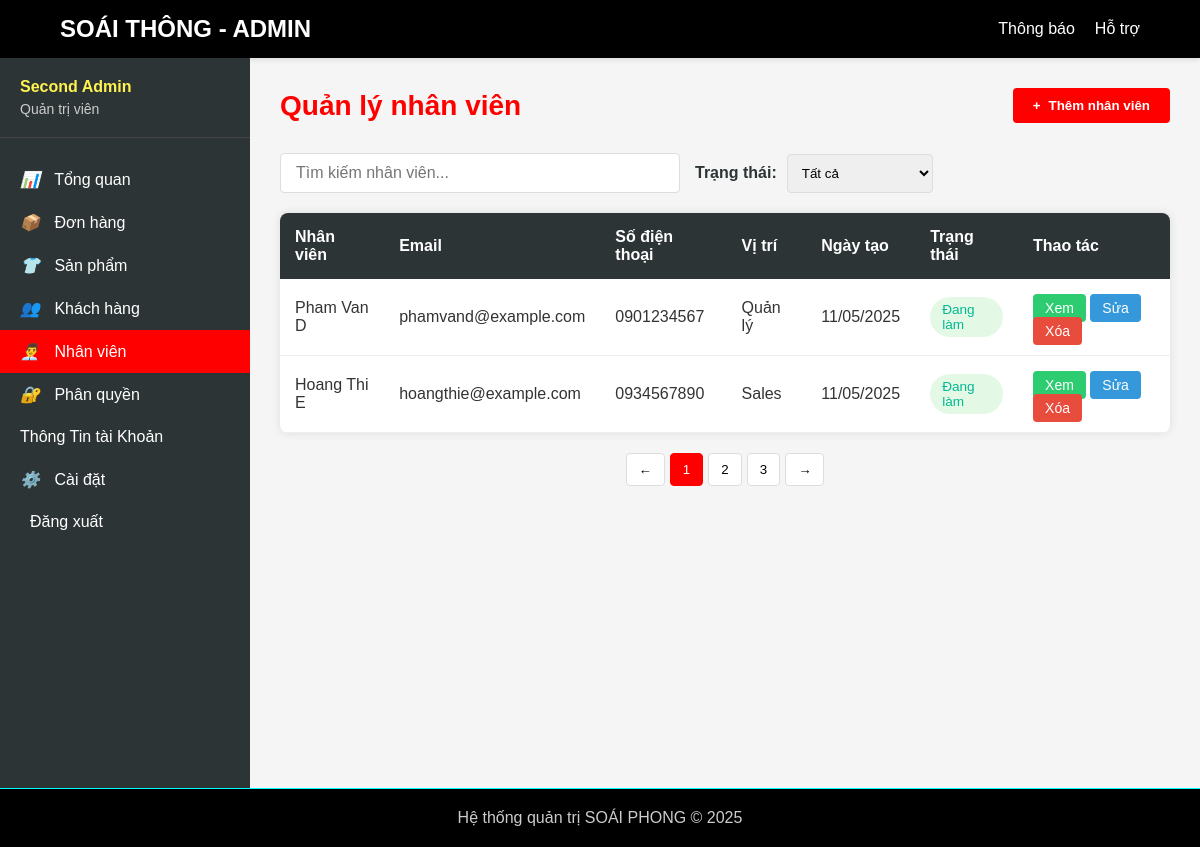
Page /admin/manage_employees.php (signed in) on the committed database.
### tables this page shows
CREATE TABLE employees (
    id INT AUTO_INCREMENT PRIMARY KEY,
    name VARCHAR(255) NOT NULL,
    email VARCHAR(255) NOT NULL UNIQUE,
    phone VARCHAR(20) NOT NULL,
    date_of_birth DATE NOT NULL,
    address TEXT NOT NULL,
    password VARCHAR(255) NOT NULL,
    position VARCHAR(50) NOT NULL,
    status VARCHAR(50) NOT NULL DEFAULT 'active',
    role ENUM('staff') NOT NULL DEFAULT 'staff',
    avatar VARCHAR(255),
    created_at TIMESTAMP DEFAULT CURRENT_TIMESTAMP
);

### admin/manage_employees.php (the view, shortened to what this page needs)
<?php
include('../includes/database.php');
$sql = "SELECT * FROM employees";
$stmt = $conn->prepare($sql);
$stmt->execute();
$result = $stmt->get_result();
$employees = $result->fetch_all(MYSQLI_ASSOC);
?>
<?php require_once('../admin/header/admin-header.php'); ?>
<!DOCTYPE html>
<html lang="vi">
<head>
    <link rel="stylesheet" href="../assets/css/admin/manage_employees.css">
</head>
<body>
    <div class="admin-container">
        <?php require_once('../admin/sidebar/admin_sidebar.php'); ?>
        <div class="admin-content">
            <div class="page-header">
                <h1 class="page-title">Quản lý nhân viên</h1>
                <button class="btn-add" id="addEmployeeBtn">
                    <span>+</span> Thêm nhân viên
                </button>
            </div>
            <div class="employee-actions">
                <input type="text" class="search-box" placeholder="Tìm kiếm nhân viên...">
                <div class="filter-group">
                    <label for="status-filter">Trạng thái:</label>
                    <select id="status-filter">
                        <option value="all">Tất cả</option>
                    </select>
                </div>
            </div>
            <table class="employees-table">
                <thead>
                    <tr>
                        <th>Nhân viên</th>
                        <th>Email</th>
                        <th>Số điện thoại</th>
                        <th>Vị trí</th>
                        <th>Ngày tạo</th>
                        <th>Trạng thái</th>
                        <th>Thao tác</th>
                    </tr>
                </thead>
                <tbody>
                <tbody>
                    <?php foreach ($employees as $employee): ?>
                        <?php
                        $statusClass = $employee['status'] == 'active' ? 'status-active' : 'status-inactive';
                        $statusText = $employee['status'] == 'active' ? 'Đang làm' : 'Đã Nghỉ làm';
                        $positionMap = [
                            'Manager' => 'Quản lý',
                            'Sales Staff' => 'Nhân viên bán hàng',
                            'Warehouse Staff' => 'Nhân viên kho',
                            'Delivery Staff' => 'Nhân viên giao hàng',
                            'Customer Service' => 'Nhân viên CSKH'
                        ];
                        $positionInVietnamese = isset($positionMap[$employee['position']]) ? $positionMap[$employee['position']] : $employee['position'];
                        ?>
                        <tr data-id="<?php echo $employee['id']; ?>"
                            data-posion="<?php echo htmlspecialchars($employee['position']); ?>"
                            data-address="<?php echo htmlspecialchars($employee['address']); ?>"
                            data-birthday="<?php echo htmlspecialchars($employee['date_of_birth']); ?>"
                            data-avatar="<?php echo htmlspecialchars($employee['avatar'] ? '../assets/avatar/' . $employee['avatar'] : '../assets/avatar/default-avatar.png'); ?>">
                            <td><?php echo htmlspecialchars($employee['name']); ?></td>
                            <td><?php echo htmlspecialchars($employee['email']); ?></td>
                            <td><?php echo htmlspecialchars($employee['phone']); ?></td>
                            <td><?php echo $positionInVietnamese; ?></td>
                            <td><?php echo date('d/m/Y', strtotime($employee['created_at'])); ?></td>
                            <td><span class="employee-status <?php echo $statusClass; ?>"><?php echo $statusText; ?></span></td>
                            <td>
                                <button class="action-btn btn-view">Xem</button>
                                <button class="action-btn btn-edit" id="">Sửa</button>
                                <a href="delete_employees.php?id=<?php echo $employee['id']; ?>" class="action-btn btn-delete">Xóa</a>
                            </td>
                        </tr>
                    <?php endforeach; ?>
                </tbody>
            </table>
            <div class="pagination">
                <button class="pagination-btn">←</button>
                <button class="pagination-btn active">1</button>
                <button class="pagination-btn">2</button>
                <button class="pagination-btn">3</button>
                <button class="pagination-btn">→</button>
            </div>
        </div>
    </div>
</body>
</html>
<?php require_once('../admin/footer/admin-footer.php'); ?>

### admin/header/admin-header.php (shortened to what this page needs)
<!DOCTYPE html>
<html lang="en">
<head>
    <link rel="stylesheet" href="/assets/css/admin/header/admin-header.css">
</head>
<body>
    <header>
        <div class="header-container">
            <div class="logo">SOÁI THÔNG - ADMIN</div>
            <ul class="admin-menu">
                <li><a href="#">Thông báo</a></li>
                <li><a href="#">Hỗ trợ</a></li>
            </ul>
        </div>
    </header>
</body>
</html>

### admin/sidebar/admin_sidebar.php (shortened to what this page needs)
<link rel="stylesheet" href="../assets/css/admin/manage_employees.css">
<div class="admin-sidebar">
    <div class="sidebar-header">
        <div class="admin-name"><?php echo isset($_SESSION['user']) ? htmlspecialchars($_SESSION['user']['name']) : 'Admin'; ?></div>
        <div class="admin-role">Quản trị viên</div>
    </div>
    <ul class="sidebar-menu">
        <?php
        $current_page = basename($_SERVER['PHP_SELF']);
        ?>
        <li><a href="dashboard.php" class="<?php echo $current_page == 'dashboard.php' ? 'active' : ''; ?>"><i>📊</i> Tổng quan</a></li>
        <li><a href="#" class="<?php echo $current_page == '#' ? 'active' : ''; ?>"><i>📦</i> Đơn hàng</a></li>
        <li><a href="../admin/manage_products.php" class="<?php echo $current_page == 'manage_products.php' ? 'active' : ''; ?>"><i>👕</i> Sản phẩm</a></li>
        <li><a href="../admin/manege_customer.php" class="<?php echo $current_page == 'manege_customer.php' ? 'active' : ''; ?>"><i>👥</i> Khách hàng</a></li>
        <li><a href="../admin/manage_employees.php" class="<?php echo $current_page == 'manage_employees.php' ? 'active' : ''; ?>"><i>👨‍💼</i> Nhân viên</a></li>
        <li><a href="../admin/manage_roles.php" class="<?php echo $current_page == 'manage_roles.php' ? 'active' : ''; ?>"><i>🔐</i> Phân quyền</a></li>
        <li><a href="../admin/acount_admin.php" class="<?php echo $current_page == 'acount_admin.php' ? 'active' : ''; ?>">Thông Tin tài Khoản</a></li>
        <li><a href="../admin/admin_setting.php" class="<?php echo $current_page == 'admin_setting.php' ? 'active' : ''; ?>"><i>⚙️</i> Cài đặt</a></li>
        <li>
            <?php
            if (isset($_SESSION['user'])) {
                echo '<a href="logout.php" class="logout-btn"><i class="fas fa-sign-out-alt"></i> Đăng xuất</a>';
            } else {
                echo '<a href="../login/index.php" class="login-btn"><i class="fas fa-sign-in-alt"></i> Đăng nhập</a>';
            }
            ?>
        </li>
    </ul>
</div>

### admin/footer/admin-footer.php (shortened to what this page needs)
<!DOCTYPE html>
<html lang="en">
<head>
    <link rel="stylesheet" href="/assets/css/admin/footer/admin-footer.css">
</head>
<body>
    <footer>
        <p>Hệ thống quản trị SOÁI PHONG &copy; 2025</p>
    </footer>
</body>
</html>

### assets/css/admin/header/admin-header.css (style rules this page uses)
* { margin: 0; padding: 0; box-sizing: border-box; font-family: 'Arial', sans-serif; }
body { background-color: #f5f5f5; color: #333; }
header { background-color: #000000; color: #FFFFFF; padding: 15px 0; box-shadow: 0 2px 5px rgba(0, 0, 0, 0.1); }
.header-container { width: 90%; max-width: 1200px; margin: 0 auto; display: flex; justify-content: space-between; align-items: center; }
.logo { font-size: 24px; font-weight: bold; color: #ffffff; }
.admin-menu { display: flex; list-style: none; }
.admin-menu li { margin-left: 20px; }
.admin-menu a { color: #FFFFFF; text-decoration: none; transition: color 0.3s; }

### assets/css/admin/manage_employees.css (style rules this page uses)
* { margin: 0; padding: 0; box-sizing: border-box; font-family: 'Arial', sans-serif; }
body { background-color: #f5f5f5; color: #333; }
.admin-container { display: flex; min-height: calc(100vh - 70px); }
.admin-sidebar { width: 250px; background-color: #2D3436; color: #FFFFFF; padding: 20px 0; }
.sidebar-header { padding: 0 20px 20px; border-bottom: 1px solid #444; margin-bottom: 20px; }
.sidebar-header .admin-name { font-weight: bold; margin-bottom: 5px; color: #FFF44F; }
.sidebar-header .admin-role { font-size: 14px; color: #CCCCCC; }
.sidebar-menu { list-style: none; }
.sidebar-menu li a { display: block; padding: 12px 20px; color: #FFFFFF; text-decoration: none; transition: all 0.3s; }
.sidebar-menu li a:hover, .sidebar-menu li a.active { background-color: #FF0000; }
.sidebar-menu li a i { margin-right: 10px; width: 20px; text-align: center; }
.admin-content { flex: 1; padding: 30px; }
.page-header { display: flex; justify-content: space-between; align-items: center; margin-bottom: 30px; }
.page-title { color: #FF0000; font-size: 28px; }
.btn-add { background-color: #FF0000; color: #FFFFFF; border: none; padding: 10px 20px; border-radius: 4px; cursor: pointer; display: flex; align-items: center; gap: 8px; font-weight: bold; transition: background-color 0.3s; }
.employee-actions { display: flex; gap: 15px; margin-bottom: 20px; }
.search-box { flex: 1; max-width: 400px; padding: 10px 15px; border: 1px solid #ddd; border-radius: 4px; font-size: 16px; }
.filter-group { display: flex; align-items: center; gap: 10px; }
.filter-group label { font-weight: bold; color: #2D3436; }
.filter-group select { padding: 10px; border: 1px solid #ddd; border-radius: 4px; }
.employees-table { width: 100%; border-collapse: collapse; background-color: #FFFFFF; box-shadow: 0 0 10px rgba(0, 0, 0, 0.1); border-radius: 8px; overflow: hidden; }
.employees-table th { background-color: #2D3436; color: #FFFFFF; padding: 15px; text-align: left; }
.employees-table td { padding: 15px; border-bottom: 1px solid #eee; }
.employee-status { padding: 5px 10px; border-radius: 4px; font-size: 12px; font-weight: bold; color: #ffffff; background-color: #2ecc71; font-weight: bold; }
.status-active { background-color: #e6f7e6; color: #2e7d32; }
.action-btn { text-decoration: none; padding: 6px 12px; border-radius: 4px; cursor: pointer; border: none; font-size: 14px; transition: all 0.3s; }
.btn-edit { background-color: #3498db; color: white; }
.btn-delete { background-color: #e74c3c; color: white; }
.btn-view { background-color: #2ecc71; color: white; }
.pagination { display: flex; justify-content: center; margin-top: 20px; gap: 5px; }
.pagination-btn { padding: 8px 12px; border: 1px solid #ddd; background-color: white; cursor: pointer; border-radius: 4px; }
.pagination-btn.active { background-color: #FF0000; color: white; border-color: #FF0000; }
.employee-status { padding: 5px 12px; border-radius: 20px; font-size: 0.85rem; font-weight: 500; display: inline-block; }
.status-active { background-color: #E3F9E5; color: #00B894; }

### assets/css/admin/footer/admin-footer.css (style rules this page uses)
* { margin: 0; padding: 0; box-sizing: border-box; font-family: 'Arial', sans-serif; }
body { background-color: #f5f5f5; color: #333; }
footer { background-color: #000000; color: #CCCCCC; padding: 20px 0; text-align: center; border-top: 1px solid #00FFFF; }

### admin/sidebar/admin_sidebar.php (style rules this page uses)
.sidebar-menu li a.active { background-color: red; color: white; }

### rows in the picture
employees: name "Pham Van D", email "phamvand@example.com", phone "0901234567", position "Quản lý", created_at "11/05/2025", status "Đang làm"
employees: name "Hoang Thi E", email "hoangthie@example.com", phone "0934567890", position "Sales", created_at "11/05/2025", status "Đang làm"

### other values in the picture
$_SESSION['user']['name'] "Second Admin"
